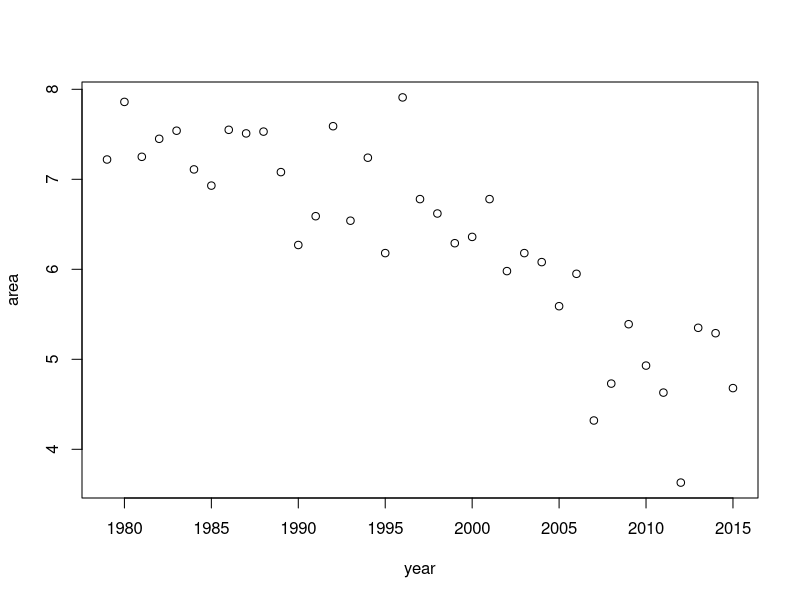
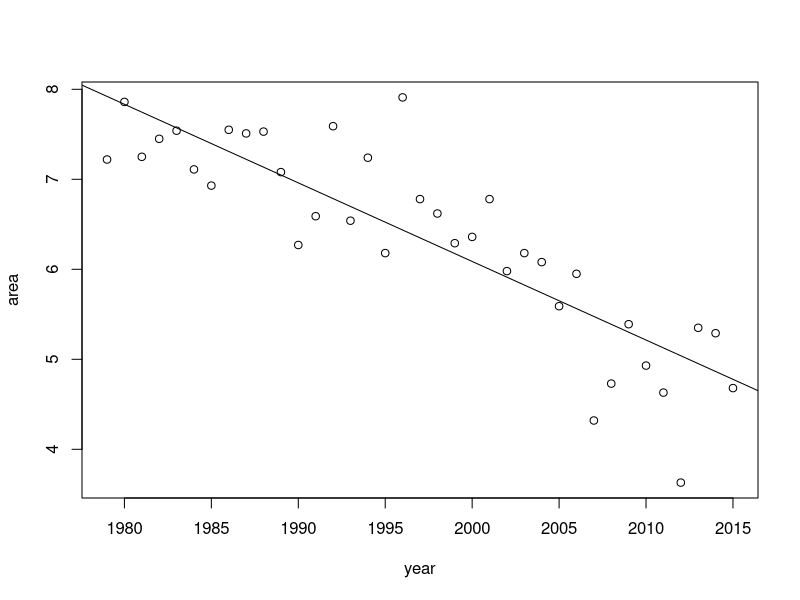
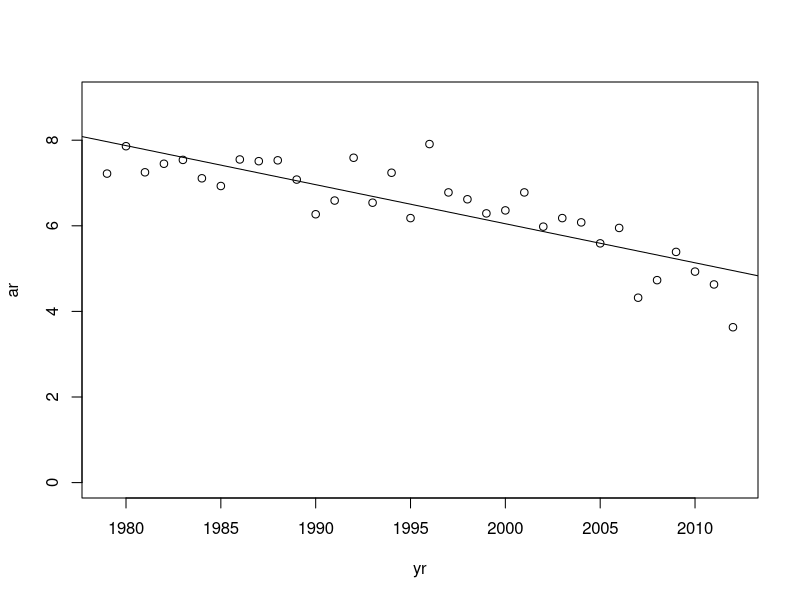

The R script that drew these images, in order:
#====================================
# (1) Reading Data 
#====================================
year = c(1979, 1980, 1981, 1982, 1983, 1984, 1985, 1986, 1987, 1988,
         1989, 1990, 1991, 1992, 1993, 1994, 1995, 1996, 1997, 1998,
         1999, 2000, 2001, 2002, 2003, 2004, 2005, 2006, 2007, 2008,
         2009, 2010, 2011, 2012, 2013, 2014, 2015 )
area = c(7.22, 7.86, 7.25, 7.45, 7.54, 7.11, 6.93, 7.55, 7.51, 7.53,
         7.08, 6.27, 6.59, 7.59, 6.54, 7.24, 6.18, 7.91, 6.78, 6.62,
         6.29, 6.36, 6.78, 5.98, 6.18, 6.08, 5.59, 5.95, 4.32, 4.73,
         5.39, 4.93, 4.63, 3.63, 5.35, 5.29, 4.68)


#====================================
# (2) Scatter plot
#====================================
plot( year, area )


#====================================
# (3) Parameter estimation
#====================================
OUT = lm (area ~ year)
summary(OUT)
# NB: Compare the following
# lm (area ~ year)
# lm (area ~ 0 + year)

anova(OUT)

#------------------------------------------
# Scatter plot with the fitted line
#------------------------------------------
plot( year, area )
abline(OUT)


#====================================
# (4) To compare with Figure 2 of Witt (2013).
#====================================
yr = year[1:34]
ar = area[1:34]

OUT2 = lm (ar ~ yr)
summary(OUT2)
anova(OUT2)

#------------------------------------------
# Scatter plot with the fitted line
#------------------------------------------
plot(yr, ar, ylim=c(0,9) )
abline( OUT2 )

